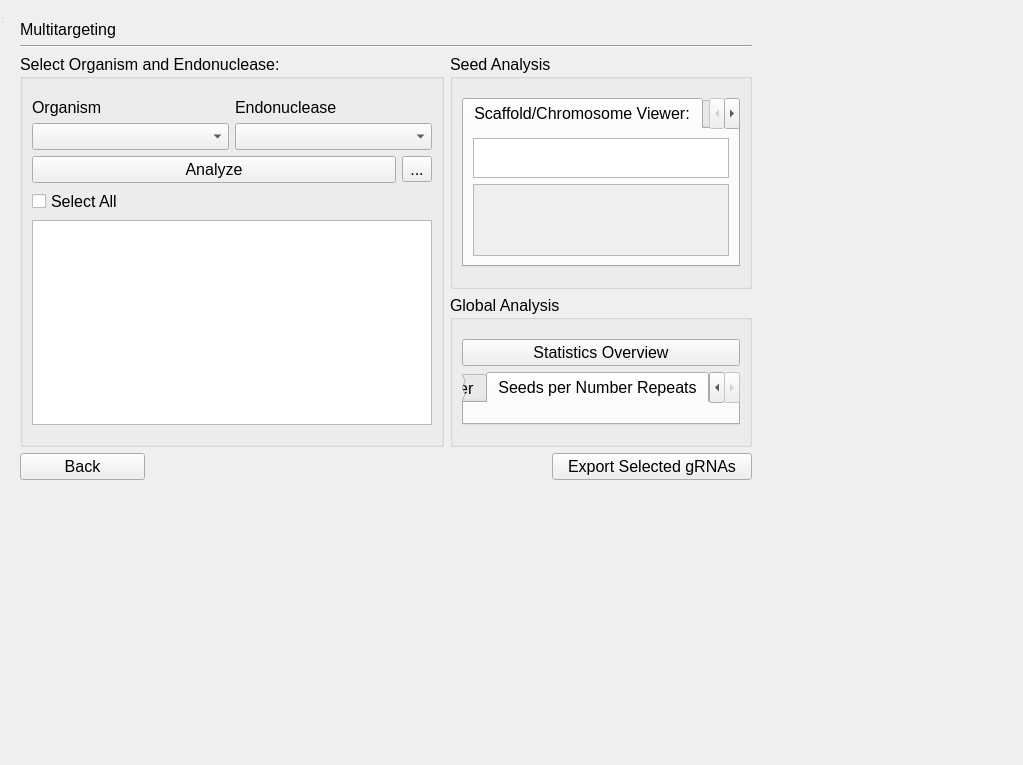
<?xml version="1.0" encoding="UTF-8"?>
<ui version="4.0">
 <class>MainWindow</class>
 <widget class="QWidget" name="MainWindow">
  <property name="geometry">
   <rect>
    <x>0</x>
    <y>0</y>
    <width>1023</width>
    <height>765</height>
   </rect>
  </property>
  <property name="font">
   <font>
    <pointsize>12</pointsize>
   </font>
  </property>
  <property name="windowTitle">
   <string>MainWindow</string>
  </property>
  <widget class="QWidget" name="centralwidget">
   <layout class="QGridLayout" name="gridLayout_2">
    <item row="1" column="1">
     <layout class="QGridLayout" name="gridLayout">
      <item row="2" column="0" rowspan="2">
       <widget class="QGroupBox" name="groupBox">
        <property name="sizePolicy">
         <sizepolicy hsizetype="Expanding" vsizetype="Preferred">
          <horstretch>0</horstretch>
          <verstretch>0</verstretch>
         </sizepolicy>
        </property>
        <property name="title">
         <string>Select Organism and Endonuclease:</string>
        </property>
        <layout class="QGridLayout" name="gridLayout_8">
         <item row="2" column="0">
          <widget class="QComboBox" name="organism_drop">
           <property name="sizePolicy">
            <sizepolicy hsizetype="Expanding" vsizetype="Fixed">
             <horstretch>0</horstretch>
             <verstretch>0</verstretch>
            </sizepolicy>
           </property>
           <property name="minimumSize">
            <size>
             <width>0</width>
             <height>0</height>
            </size>
           </property>
          </widget>
         </item>
         <item row="3" column="0" colspan="2">
          <layout class="QHBoxLayout" name="horizontalLayout">
           <item>
            <widget class="QPushButton" name="Analyze_Button">
             <property name="sizePolicy">
              <sizepolicy hsizetype="Minimum" vsizetype="Fixed">
               <horstretch>0</horstretch>
               <verstretch>0</verstretch>
              </sizepolicy>
             </property>
             <property name="minimumSize">
              <size>
               <width>0</width>
               <height>0</height>
              </size>
             </property>
             <property name="text">
              <string>Analyze</string>
             </property>
            </widget>
           </item>
           <item>
            <widget class="QToolButton" name="sql_query_settings">
             <property name="minimumSize">
              <size>
               <width>0</width>
               <height>0</height>
              </size>
             </property>
             <property name="text">
              <string>...</string>
             </property>
            </widget>
           </item>
          </layout>
         </item>
         <item row="1" column="1">
          <widget class="QLabel" name="label_2">
           <property name="sizePolicy">
            <sizepolicy hsizetype="Fixed" vsizetype="Fixed">
             <horstretch>0</horstretch>
             <verstretch>0</verstretch>
            </sizepolicy>
           </property>
           <property name="text">
            <string>Endonuclease</string>
           </property>
          </widget>
         </item>
         <item row="5" column="0" colspan="2">
          <widget class="QTableWidget" name="table">
           <property name="minimumSize">
            <size>
             <width>400</width>
             <height>0</height>
            </size>
           </property>
          </widget>
         </item>
         <item row="1" column="0">
          <widget class="QLabel" name="label">
           <property name="sizePolicy">
            <sizepolicy hsizetype="Fixed" vsizetype="Fixed">
             <horstretch>0</horstretch>
             <verstretch>0</verstretch>
            </sizepolicy>
           </property>
           <property name="text">
            <string>Organism</string>
           </property>
          </widget>
         </item>
         <item row="2" column="1">
          <widget class="QComboBox" name="endo_drop">
           <property name="sizePolicy">
            <sizepolicy hsizetype="Expanding" vsizetype="Fixed">
             <horstretch>0</horstretch>
             <verstretch>0</verstretch>
            </sizepolicy>
           </property>
           <property name="minimumSize">
            <size>
             <width>0</width>
             <height>0</height>
            </size>
           </property>
          </widget>
         </item>
         <item row="0" column="0" colspan="2">
          <spacer name="verticalSpacer_3">
           <property name="orientation">
            <enum>Qt::Vertical</enum>
           </property>
           <property name="sizeType">
            <enum>QSizePolicy::Fixed</enum>
           </property>
           <property name="sizeHint" stdset="0">
            <size>
             <width>10</width>
             <height>10</height>
            </size>
           </property>
          </spacer>
         </item>
         <item row="6" column="0" colspan="2">
          <spacer name="verticalSpacer_4">
           <property name="orientation">
            <enum>Qt::Vertical</enum>
           </property>
           <property name="sizeType">
            <enum>QSizePolicy::Fixed</enum>
           </property>
           <property name="sizeHint" stdset="0">
            <size>
             <width>10</width>
             <height>10</height>
            </size>
           </property>
          </spacer>
         </item>
         <item row="4" column="0">
          <widget class="QCheckBox" name="selectAll">
           <property name="text">
            <string>Select All</string>
           </property>
          </widget>
         </item>
        </layout>
       </widget>
      </item>
      <item row="2" column="1">
       <widget class="QGroupBox" name="groupBox_2">
        <property name="sizePolicy">
         <sizepolicy hsizetype="Expanding" vsizetype="MinimumExpanding">
          <horstretch>0</horstretch>
          <verstretch>0</verstretch>
         </sizepolicy>
        </property>
        <property name="minimumSize">
         <size>
          <width>0</width>
          <height>0</height>
         </size>
        </property>
        <property name="title">
         <string>Seed Analysis</string>
        </property>
        <layout class="QGridLayout" name="gridLayout_6">
         <item row="3" column="0">
          <spacer name="verticalSpacer_8">
           <property name="orientation">
            <enum>Qt::Vertical</enum>
           </property>
           <property name="sizeType">
            <enum>QSizePolicy::Fixed</enum>
           </property>
           <property name="sizeHint" stdset="0">
            <size>
             <width>10</width>
             <height>10</height>
            </size>
           </property>
          </spacer>
         </item>
         <item row="0" column="0">
          <spacer name="verticalSpacer_7">
           <property name="orientation">
            <enum>Qt::Vertical</enum>
           </property>
           <property name="sizeType">
            <enum>QSizePolicy::Fixed</enum>
           </property>
           <property name="sizeHint" stdset="0">
            <size>
             <width>10</width>
             <height>10</height>
            </size>
           </property>
          </spacer>
         </item>
         <item row="1" column="0">
          <widget class="QTabWidget" name="tabWidget">
           <property name="sizePolicy">
            <sizepolicy hsizetype="Preferred" vsizetype="Preferred">
             <horstretch>0</horstretch>
             <verstretch>0</verstretch>
            </sizepolicy>
           </property>
           <property name="minimumSize">
            <size>
             <width>0</width>
             <height>0</height>
            </size>
           </property>
           <property name="currentIndex">
            <number>0</number>
           </property>
           <widget class="QWidget" name="tab_3">
            <attribute name="title">
             <string>Scaffold/Chromosome Viewer:</string>
            </attribute>
            <layout class="QGridLayout" name="gridLayout_4">
             <item row="0" column="0">
              <widget class="QGraphicsView" name="graphicsView_2">
               <property name="sizePolicy">
                <sizepolicy hsizetype="Expanding" vsizetype="Fixed">
                 <horstretch>0</horstretch>
                 <verstretch>0</verstretch>
                </sizepolicy>
               </property>
               <property name="maximumSize">
                <size>
                 <width>16777215</width>
                 <height>40</height>
                </size>
               </property>
              </widget>
             </item>
             <item row="1" column="0">
              <widget class="QScrollArea" name="scrollArea">
               <property name="sizePolicy">
                <sizepolicy hsizetype="Preferred" vsizetype="Preferred">
                 <horstretch>0</horstretch>
                 <verstretch>0</verstretch>
                </sizepolicy>
               </property>
               <property name="widgetResizable">
                <bool>true</bool>
               </property>
               <widget class="QWidget" name="scrollAreaWidgetContents">
                <property name="geometry">
                 <rect>
                  <x>0</x>
                  <y>0</y>
                  <width>424</width>
                  <height>121</height>
                 </rect>
                </property>
               </widget>
              </widget>
             </item>
            </layout>
           </widget>
           <widget class="QWidget" name="tab_4">
            <attribute name="title">
             <string>Seed Distribution</string>
            </attribute>
            <layout class="QGridLayout" name="gridLayout_9">
             <item row="0" column="0">
              <widget class="QWidget" name="repeats_vs_chromo" native="true"/>
             </item>
            </layout>
           </widget>
          </widget>
         </item>
        </layout>
       </widget>
      </item>
      <item row="3" column="1">
       <widget class="QGroupBox" name="groupBox_3">
        <property name="sizePolicy">
         <sizepolicy hsizetype="Expanding" vsizetype="Expanding">
          <horstretch>0</horstretch>
          <verstretch>0</verstretch>
         </sizepolicy>
        </property>
        <property name="minimumSize">
         <size>
          <width>0</width>
          <height>0</height>
         </size>
        </property>
        <property name="maximumSize">
         <size>
          <width>16777215</width>
          <height>16777215</height>
         </size>
        </property>
        <property name="title">
         <string>Global Analysis</string>
        </property>
        <layout class="QGridLayout" name="gridLayout_7">
         <item row="3" column="0">
          <spacer name="verticalSpacer_6">
           <property name="orientation">
            <enum>Qt::Vertical</enum>
           </property>
           <property name="sizeType">
            <enum>QSizePolicy::Fixed</enum>
           </property>
           <property name="sizeHint" stdset="0">
            <size>
             <width>10</width>
             <height>10</height>
            </size>
           </property>
          </spacer>
         </item>
         <item row="1" column="0">
          <widget class="QPushButton" name="statistics_overview">
           <property name="sizePolicy">
            <sizepolicy hsizetype="Minimum" vsizetype="Fixed">
             <horstretch>0</horstretch>
             <verstretch>0</verstretch>
            </sizepolicy>
           </property>
           <property name="minimumSize">
            <size>
             <width>0</width>
             <height>0</height>
            </size>
           </property>
           <property name="text">
            <string>Statistics Overview</string>
           </property>
          </widget>
         </item>
         <item row="2" column="0">
          <widget class="QTabWidget" name="tabWidget_2">
           <property name="sizePolicy">
            <sizepolicy hsizetype="Preferred" vsizetype="Preferred">
             <horstretch>0</horstretch>
             <verstretch>0</verstretch>
            </sizepolicy>
           </property>
           <property name="currentIndex">
            <number>1</number>
           </property>
           <widget class="QWidget" name="tab">
            <attribute name="title">
             <string>Repeats per ID Number</string>
            </attribute>
            <layout class="QGridLayout" name="gridLayout_11">
             <item row="0" column="0">
              <widget class="QWidget" name="repeats_vs_seeds_line" native="true"/>
             </item>
            </layout>
           </widget>
           <widget class="QWidget" name="tab_2">
            <attribute name="title">
             <string>Seeds per Number Repeats</string>
            </attribute>
            <layout class="QGridLayout" name="gridLayout_10">
             <item row="0" column="0">
              <widget class="QWidget" name="seeds_vs_repeats_bar" native="true">
               <property name="sizePolicy">
                <sizepolicy hsizetype="Preferred" vsizetype="Preferred">
                 <horstretch>0</horstretch>
                 <verstretch>0</verstretch>
                </sizepolicy>
               </property>
              </widget>
             </item>
            </layout>
           </widget>
          </widget>
         </item>
         <item row="0" column="0">
          <spacer name="verticalSpacer_5">
           <property name="orientation">
            <enum>Qt::Vertical</enum>
           </property>
           <property name="sizeType">
            <enum>QSizePolicy::Fixed</enum>
           </property>
           <property name="sizeHint" stdset="0">
            <size>
             <width>10</width>
             <height>10</height>
            </size>
           </property>
          </spacer>
         </item>
        </layout>
       </widget>
      </item>
      <item row="0" column="0">
       <widget class="QLabel" name="title">
        <property name="text">
         <string>Multitargeting</string>
        </property>
       </widget>
      </item>
      <item row="1" column="0" colspan="2">
       <widget class="Line" name="line">
        <property name="orientation">
         <enum>Qt::Horizontal</enum>
        </property>
       </widget>
      </item>
      <item row="4" column="0" alignment="Qt::AlignLeft">
       <widget class="QPushButton" name="back_button">
        <property name="sizePolicy">
         <sizepolicy hsizetype="Preferred" vsizetype="Fixed">
          <horstretch>0</horstretch>
          <verstretch>0</verstretch>
         </sizepolicy>
        </property>
        <property name="minimumSize">
         <size>
          <width>125</width>
          <height>0</height>
         </size>
        </property>
        <property name="text">
         <string>Back</string>
        </property>
       </widget>
      </item>
      <item row="4" column="1" alignment="Qt::AlignRight">
       <widget class="QPushButton" name="export_button">
        <property name="sizePolicy">
         <sizepolicy hsizetype="Preferred" vsizetype="Fixed">
          <horstretch>0</horstretch>
          <verstretch>0</verstretch>
         </sizepolicy>
        </property>
        <property name="minimumSize">
         <size>
          <width>200</width>
          <height>0</height>
         </size>
        </property>
        <property name="text">
         <string>Export Selected gRNAs</string>
        </property>
       </widget>
      </item>
     </layout>
    </item>
    <item row="1" column="0">
     <spacer name="horizontalSpacer">
      <property name="orientation">
       <enum>Qt::Horizontal</enum>
      </property>
      <property name="sizeType">
       <enum>QSizePolicy::Fixed</enum>
      </property>
      <property name="sizeHint" stdset="0">
       <size>
        <width>20</width>
        <height>20</height>
       </size>
      </property>
     </spacer>
    </item>
    <item row="2" column="1">
     <spacer name="verticalSpacer">
      <property name="orientation">
       <enum>Qt::Vertical</enum>
      </property>
      <property name="sizeType">
       <enum>QSizePolicy::Fixed</enum>
      </property>
      <property name="sizeHint" stdset="0">
       <size>
        <width>20</width>
        <height>20</height>
       </size>
      </property>
     </spacer>
    </item>
    <item row="1" column="2">
     <spacer name="horizontalSpacer_2">
      <property name="orientation">
       <enum>Qt::Horizontal</enum>
      </property>
      <property name="sizeType">
       <enum>QSizePolicy::Fixed</enum>
      </property>
      <property name="sizeHint" stdset="0">
       <size>
        <width>20</width>
        <height>20</height>
       </size>
      </property>
     </spacer>
    </item>
    <item row="0" column="1">
     <spacer name="verticalSpacer_2">
      <property name="orientation">
       <enum>Qt::Vertical</enum>
      </property>
      <property name="sizeType">
       <enum>QSizePolicy::Fixed</enum>
      </property>
      <property name="sizeHint" stdset="0">
       <size>
        <width>20</width>
        <height>20</height>
       </size>
      </property>
     </spacer>
    </item>
   </layout>
  </widget>
  <widget class="QStatusBar" name="statusbar"/>
 </widget>
 <resources/>
 <connections/>
</ui>
